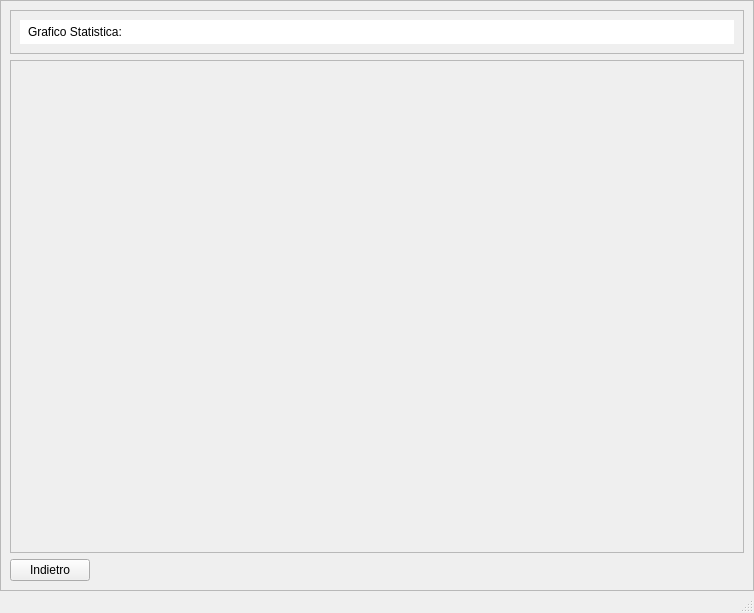
<?xml version="1.0" encoding="UTF-8"?>
<ui version="4.0">
 <class>MainWindow</class>
 <widget class="QMainWindow" name="MainWindow">
  <property name="geometry">
   <rect>
    <x>0</x>
    <y>0</y>
    <width>754</width>
    <height>613</height>
   </rect>
  </property>
  <property name="windowTitle">
   <string>Struttura Alberghiera</string>
  </property>
  <widget class="QWidget" name="centralwidget">
   <layout class="QVBoxLayout" name="verticalLayout">
    <property name="spacing">
     <number>0</number>
    </property>
    <property name="leftMargin">
     <number>0</number>
    </property>
    <property name="topMargin">
     <number>0</number>
    </property>
    <property name="rightMargin">
     <number>0</number>
    </property>
    <property name="bottomMargin">
     <number>0</number>
    </property>
    <item>
     <widget class="QFrame" name="frame">
      <property name="frameShape">
       <enum>QFrame::StyledPanel</enum>
      </property>
      <property name="frameShadow">
       <enum>QFrame::Raised</enum>
      </property>
      <layout class="QVBoxLayout" name="verticalLayout_2">
       <item alignment="Qt::AlignTop">
        <widget class="QFrame" name="frame_2">
         <property name="frameShape">
          <enum>QFrame::StyledPanel</enum>
         </property>
         <property name="frameShadow">
          <enum>QFrame::Raised</enum>
         </property>
         <layout class="QHBoxLayout" name="horizontalLayout_2">
          <item>
           <widget class="QLabel" name="label">
            <property name="styleSheet">
             <string notr="true">QFrame{
	background-color: rgb(255, 255, 255);
	border: none;
	padding: 5px;
	color:rgb(205, 230, 255)
	border-radius: 5px;
	font: 75 14pt &quot;Arial&quot;;
}</string>
            </property>
            <property name="text">
             <string>Grafico Statistica:</string>
            </property>
           </widget>
          </item>
         </layout>
        </widget>
       </item>
       <item>
        <widget class="QFrame" name="frame_4">
         <property name="sizePolicy">
          <sizepolicy hsizetype="Preferred" vsizetype="Expanding">
           <horstretch>0</horstretch>
           <verstretch>0</verstretch>
          </sizepolicy>
         </property>
         <property name="frameShape">
          <enum>QFrame::StyledPanel</enum>
         </property>
         <property name="frameShadow">
          <enum>QFrame::Raised</enum>
         </property>
        </widget>
       </item>
       <item>
        <widget class="QPushButton" name="btnIndietro">
         <property name="sizePolicy">
          <sizepolicy hsizetype="Maximum" vsizetype="Fixed">
           <horstretch>0</horstretch>
           <verstretch>0</verstretch>
          </sizepolicy>
         </property>
         <property name="text">
          <string>Indietro</string>
         </property>
        </widget>
       </item>
      </layout>
     </widget>
    </item>
   </layout>
  </widget>
  <widget class="QStatusBar" name="statusbar"/>
 </widget>
 <resources/>
 <connections/>
</ui>
